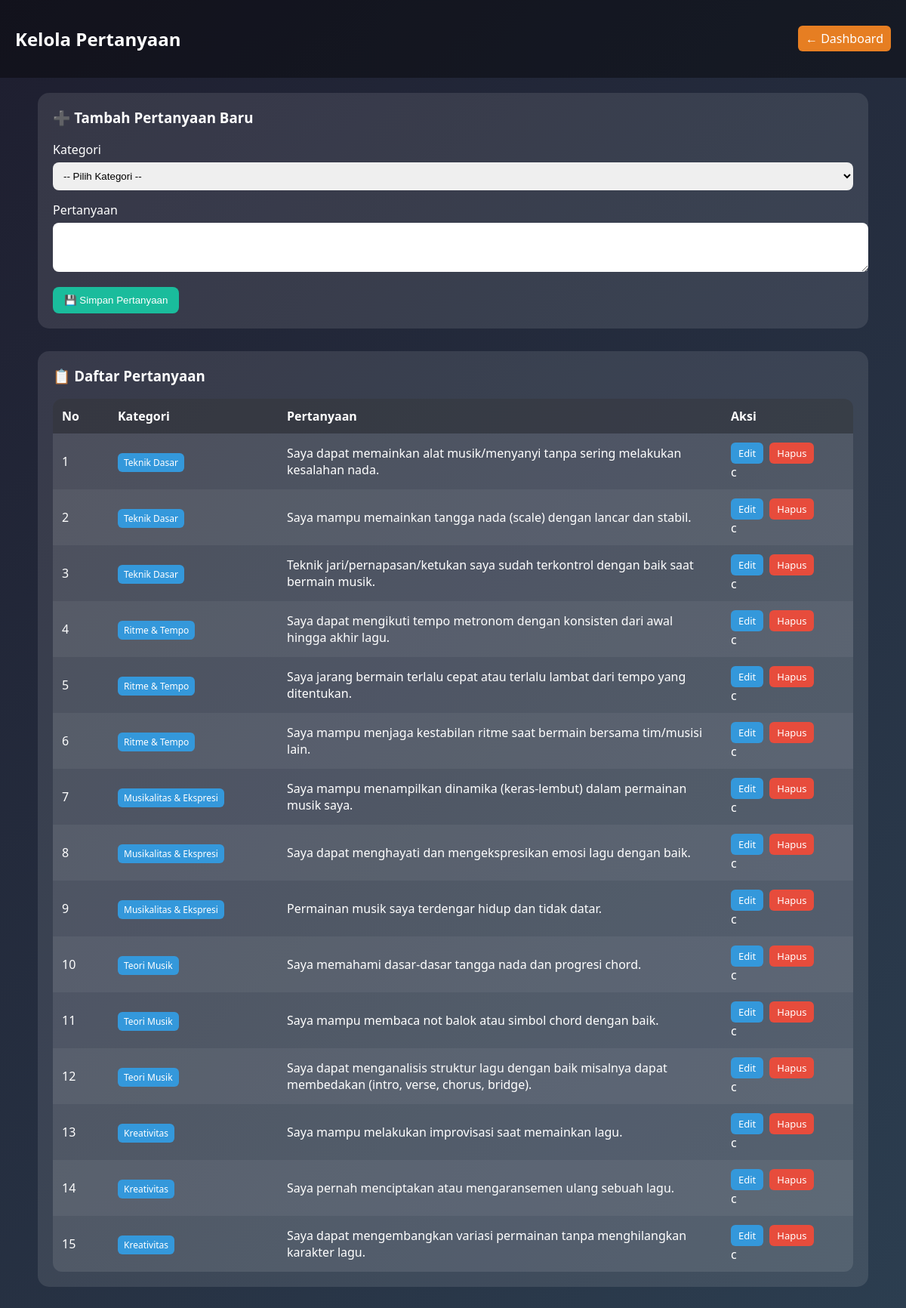
/index.php?page=kelola_pertanyaan (signed in), run on the app's committed database.
### tables this page shows
CREATE TABLE `pertanyaan` (
  `id_pertanyaan` int(11) NOT NULL,
  `id_kategori` int(11) NOT NULL,
  `pertanyaan` text NOT NULL
);

CREATE TABLE `kategori` (
  `id_kategori` int(11) NOT NULL,
  `nama_kategori` varchar(100) NOT NULL,
  `bobot` decimal(5,2) NOT NULL
);

### controllers/AdminController.php (called while the page is built, shortened)
<?php
require_once __DIR__ . '/../models/PertanyaanModel.php';
class AdminController {
    private $pertanyaanModel;
    public function __construct() {
        $this->pertanyaanModel = new PertanyaanModel();
    }
    public function kelolaPertanyaan() {
        $pertanyaan = $this->pertanyaanModel->getAll();
        require __DIR__ . '/../views/admin/kelola_pertanyaan.php';
    }
}

### index.php (called while the page is built, shortened)
<?php
require_once 'routes.php';

### config/database.php (called while the page is built)
<?php
function getConnection() {
    static $pdo;
    if (!$pdo) {
        $pdo = new PDO("mysql:host=localhost;dbname=db_sispak_music", "root", "");
        $pdo->setAttribute(PDO::ATTR_ERRMODE, PDO::ERRMODE_EXCEPTION);
    }
    return $pdo;
}

### models/PertanyaanModel.php (called while the page is built, shortened)
<?php
require_once __DIR__ . '/../config/database.php';
class PertanyaanModel {
    private $db;
    public function __construct() {
        $this->db = getConnection();
    }
    public function getAll() {
        $stmt = $this->db->query("
            SELECT p.*, k.nama_kategori
            FROM pertanyaan p
            JOIN kategori k ON p.id_kategori = k.id_kategori
            ORDER BY p.id_kategori ASC
        ");
        return $stmt->fetchAll(PDO::FETCH_ASSOC);
    }
}

### views/admin/kelola_pertanyaan.php (the view, shortened to what this page needs)
<!DOCTYPE html>
<html>
<head>
</head>
<body>
<header>
    <h2>Kelola Pertanyaan</h2>
    <a href="index.php?page=admin_dashboard" class="back-btn">← Dashboard</a>
</header>
<div class="container">
    <div class="card">
        <h3>➕ Tambah Pertanyaan Baru</h3>
        <form method="POST">
            <label>Kategori</label>
            <select name="id_kategori" required>
                <option value="">-- Pilih Kategori --</option>
            </select>
            <label>Pertanyaan</label>
            <textarea name="pertanyaan" rows="3" required></textarea>
            <button type="submit">💾 Simpan Pertanyaan</button>
        </form>
    </div>
    <div class="card">
        <h3>📋 Daftar Pertanyaan</h3>
        <table>
            <thead>
                <tr>
                    <th width="50">No</th>
                    <th width="200">Kategori</th>
                    <th>Pertanyaan</th>
                    <th width="150">Aksi</th>
                </tr>
            </thead>
            <tbody>
                <?php if (!empty($pertanyaan)): ?>
                    <?php $no = 1; foreach ($pertanyaan as $p): ?>
                        <tr>
                            <td><?= $no++; ?></td>
                            <td>
                                <span class="badge">
                                    <?= htmlspecialchars($p['nama_kategori']); ?>
                                </span>
                            </td>
                            <td><?= htmlspecialchars($p['pertanyaan']); ?></td>
                            <td>
                                <div class="action-group">
                                    <a href="index.php?page=edit_pertanyaan&id=<?= $p['id_pertanyaan']; ?>" class="btn-edit">
                                        Edit
                                    </a>
                                    <a href="index.php?page=hapus_pertanyaan&id=<?= $p['id_pertanyaan']; ?>"
                                       onclick="return confirm('Yakin ingin menghapus pertanyaan ini?')"
                                       class="btn-delete">
                                        Hapus
                                    </a>
                                </div>c
                            </td>
                        </tr>
                    <?php endforeach; ?>
                <?php else: ?>
                    <tr>
                        <td colspan="4">Belum ada pertanyaan.</td>
                    </tr>
                <?php endif; ?>
            </tbody>
        </table>
    </div>
</div>
</body>
</html>

### routes.php (shortened to what this page needs)
<?php
require_once 'controllers/AdminController.php';
$page = $_GET['page'] ?? 'login';
switch ($page) {
    case 'kelola_pertanyaan':
        (new AdminController())->kelolaPertanyaan();
        break;
}

### views/admin/kelola_pertanyaan.php (style rules this page uses)
body { margin: 0; font-family: 'Segoe UI', sans-serif; background: linear-gradient(135deg, #1e1e2f, #2c3e50); color: white; }
header { padding: 15px 20px; background: rgba(0,0,0,0.4); display: flex; justify-content: space-between; align-items: center; }
.container { padding: 20px; max-width: 1100px; margin: auto; }
.card { background: rgba(255,255,255,0.1); padding: 20px; border-radius: 15px; margin-bottom: 30px; }
h3 { margin-top: 0; }
input, select, textarea { width: 100%; padding: 10px; margin-top: 6px; margin-bottom: 15px; border-radius: 8px; border: none; }
button { padding: 10px 15px; background: #1abc9c; border: none; border-radius: 8px; color: white; cursor: pointer; }
table { width: 100%; border-collapse: collapse; background: rgba(255,255,255,0.1); border-radius: 12px; overflow: hidden; }
th, td { padding: 12px; text-align: left; }
th { background: rgba(0,0,0,0.3); }
tr:nth-child(even) { background: rgba(255,255,255,0.05); }
.badge { padding: 4px 8px; border-radius: 6px; font-size: 12px; background: #3498db; }
.btn-edit { background: #3498db; padding: 5px 10px; border-radius: 6px; text-decoration: none; color: white; font-size: 13px; }
.btn-delete { background: #e74c3c; padding: 5px 10px; border-radius: 6px; text-decoration: none; color: white; font-size: 13px; }
.action-group { display: flex; gap: 8px; flex-wrap: wrap; }
.back-btn { color: white; text-decoration: none; background: #e67e22; padding: 6px 10px; border-radius: 6px; }

### data on the page
pertanyaan: id_kategori.nama_kategori "Teknik Dasar", pertanyaan "Saya dapat memainkan alat musik/menyanyi tanpa sering melakukan kesalahan nada."
pertanyaan: id_kategori.nama_kategori "Teknik Dasar", pertanyaan "Saya mampu memainkan tangga nada (scale) dengan lancar dan stabil."
pertanyaan: id_kategori.nama_kategori "Teknik Dasar", pertanyaan "Teknik jari/pernapasan/ketukan saya sudah terkontrol dengan baik saat bermain musik."
pertanyaan: id_kategori.nama_kategori "Ritme & Tempo", pertanyaan "Saya dapat mengikuti tempo metronom dengan konsisten dari awal hingga akhir lagu."
pertanyaan: id_kategori.nama_kategori "Ritme & Tempo", pertanyaan "Saya jarang bermain terlalu cepat atau terlalu lambat dari tempo yang ditentukan."
pertanyaan: id_kategori.nama_kategori "Ritme & Tempo", pertanyaan "Saya mampu menjaga kestabilan ritme saat bermain bersama tim/musisi lain."
pertanyaan: id_kategori.nama_kategori "Musikalitas & Ekspresi", pertanyaan "Saya mampu menampilkan dinamika (keras-lembut) dalam permainan musik saya."
pertanyaan: id_kategori.nama_kategori "Musikalitas & Ekspresi", pertanyaan "Saya dapat menghayati dan mengekspresikan emosi lagu dengan baik."
pertanyaan: id_kategori.nama_kategori "Musikalitas & Ekspresi", pertanyaan "Permainan musik saya terdengar hidup dan tidak datar."
pertanyaan: id_kategori.nama_kategori "Teori Musik", pertanyaan "Saya memahami dasar-dasar tangga nada dan progresi chord."
pertanyaan: id_kategori.nama_kategori "Teori Musik", pertanyaan "Saya mampu membaca not balok atau simbol chord dengan baik."
pertanyaan: id_kategori.nama_kategori "Teori Musik", pertanyaan "Saya dapat menganalisis struktur lagu dengan baik misalnya dapat membedakan (intro, verse, chorus, bridge)."
pertanyaan: id_kategori.nama_kategori "Kreativitas", pertanyaan "Saya mampu melakukan improvisasi saat memainkan lagu."
pertanyaan: id_kategori.nama_kategori "Kreativitas", pertanyaan "Saya pernah menciptakan atau mengaransemen ulang sebuah lagu."
pertanyaan: id_kategori.nama_kategori "Kreativitas", pertanyaan "Saya dapat mengembangkan variasi permainan tanpa menghilangkan karakter lagu."
